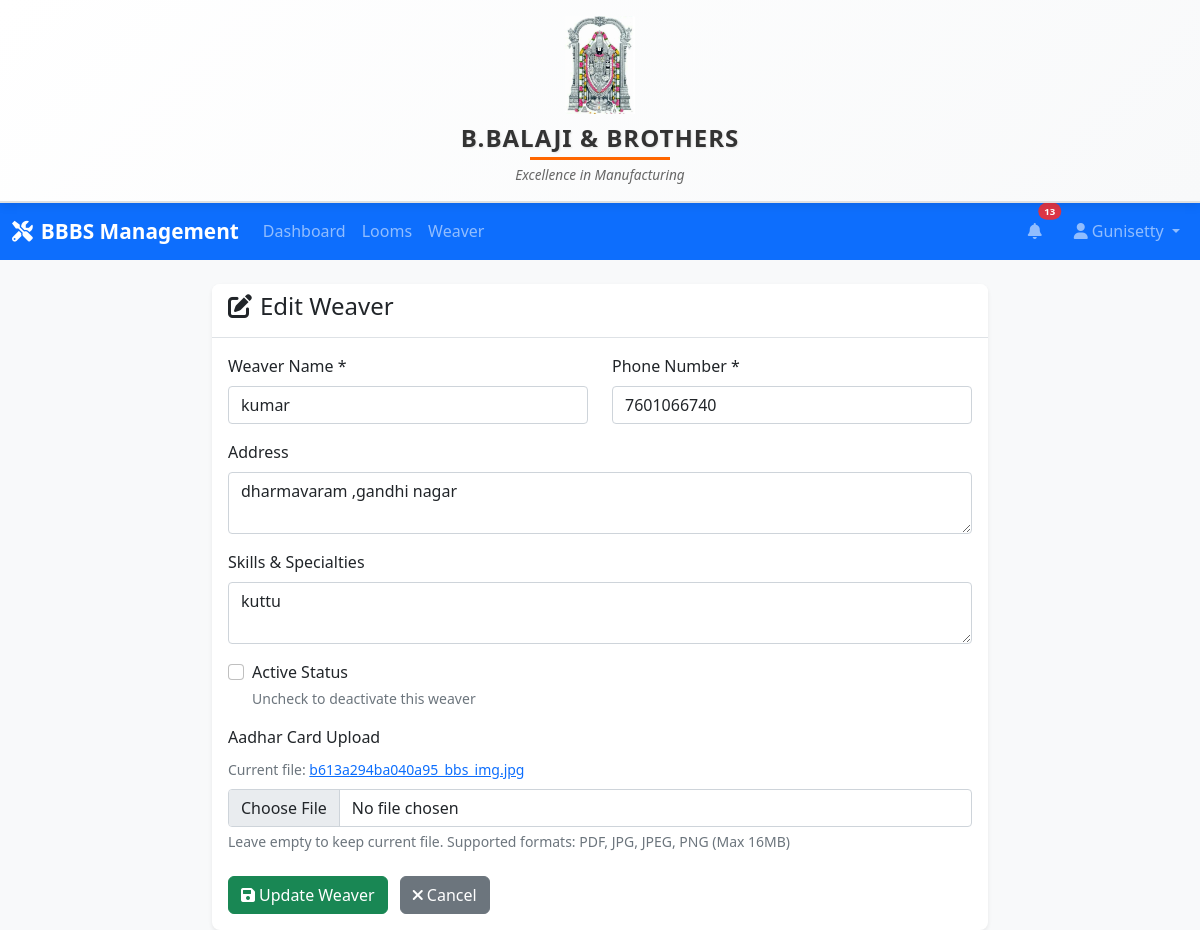
The page /weaver/edit_weaver/1 (signed in) on the database its author committed.
### models/user.py (models this page shows, shortened)
class User(UserMixin, db.Model):
    __tablename__ = 'users'
    id = db.Column(db.Integer, primary_key=True)
    firstname = db.Column(db.String(50), nullable=False)
    lastname = db.Column(db.String(50), nullable=False)
    username = db.Column(db.String(80), unique=True, nullable=False, index=True)
    email = db.Column(db.String(120), unique=True, nullable=False, index=True)
    password_hash = db.Column(db.String(255), nullable=False)
    created_at = db.Column(db.DateTime, default=datetime.utcnow)
    updated_at = db.Column(db.DateTime, default=datetime.utcnow, onupdate=datetime.utcnow)
    looms = db.relationship('Loom', backref='user', lazy=True, cascade='all, delete-orphan')
    weavers = db.relationship('Weaver', backref='user', lazy=True, cascade='all, delete-orphan')
    looms = db.relationship('Loom', backref='user', lazy=True)

### models/weaver.py (models this page shows, shortened)
class Weaver(db.Model):
    __tablename__ = 'weavers'
    id = db.Column(db.Integer, primary_key=True)
    weavername = db.Column(db.String(100), nullable=False)
    phonenumber = db.Column(db.String(15), nullable=False)
    aadharcard = db.Column(db.String(200), nullable=True)  # File path for uploaded Aadhaar card
    address = db.Column(db.Text, nullable=True)  # Optional address field
    skills = db.Column(db.Text, nullable=True)  # Optional skills/specialties
    is_active = db.Column(db.Boolean, default=True)  # Active status
    total_credit = db.Column(db.Float, default=0.0)
    user_id = db.Column(db.Integer, db.ForeignKey('users.id'), nullable=False, index=True)
    created_at = db.Column(db.DateTime, default=datetime.utcnow, index=True)
    updated_at = db.Column(db.DateTime, default=datetime.utcnow, onupdate=datetime.utcnow)

### controllers/weaver_controller.py (the view, shortened to what this page needs)
@weaver_bp.route('/edit_weaver/<int:id>', methods=['GET', 'POST'])
@login_required
def edit_weaver(id):
    weaver = Weaver.query.filter_by(id=id, user_id=current_user.id).first_or_404()
    return render_template('edit_weaver.html', weaver=weaver)

### templates/edit_weaver.html (shortened to what this page needs)
{% extends "base.html" %}
{% block content %}
<div class="row">
    <div class="col-md-8 mx-auto">
        <div class="card">
            <div class="card-header">
                <h4><i class="fas fa-edit me-2"></i>Edit Weaver</h4>
            </div>
            <div class="card-body">
                <form method="POST" enctype="multipart/form-data">
                    <div class="row">
                        <div class="col-md-6 mb-3">
                            <label for="weavername" class="form-label">Weaver Name *</label>
                            <input type="text" class="form-control" id="weavername" name="weavername" value="{{ weaver.weavername }}" required>
                        </div>
                        <div class="col-md-6 mb-3">
                            <label for="phonenumber" class="form-label">Phone Number *</label>
                            <input type="tel" class="form-control" id="phonenumber" name="phonenumber" value="{{ weaver.phonenumber }}" required>
                        </div>
                    </div>
                    <div class="mb-3">
                        <label for="address" class="form-label">Address</label>
                        <textarea class="form-control" id="address" name="address" rows="2">{{ weaver.address or '' }}</textarea>
                    </div>
                    <div class="mb-3">
                        <label for="skills" class="form-label">Skills & Specialties</label>
                        <textarea class="form-control" id="skills" name="skills" rows="2">{{ weaver.skills or '' }}</textarea>
                    </div>
                    <div class="mb-3">
                        <div class="form-check">
                            <input class="form-check-input" type="checkbox" id="is_active" name="is_active" {% if weaver.is_active %}checked{% endif %}>
                            <label class="form-check-label" for="is_active">
                                Active Status
                            </label>
                            <div class="form-text">Uncheck to deactivate this weaver</div>
                        </div>
                    </div>
                    <div class="mb-3">
                        <label for="aadharcard" class="form-label">Aadhar Card Upload</label>
                        {% if weaver.aadharcard %}
                        <div class="mb-2">
                            <small class="text-muted">Current file:
                                <a href="{{ url_for('static', filename='uploads/' + weaver.aadharcard) }}" target="_blank">{{ weaver.aadharcard }}</a>
                            </small>
                        </div>
                        {% endif %}
                        <input type="file" class="form-control" id="aadharcard" name="aadharcard" accept=".pdf,.jpg,.jpeg,.png">
                        <div class="form-text">Leave empty to keep current file. Supported formats: PDF, JPG, JPEG, PNG (Max 16MB)</div>
                    </div>
                    <div class="mt-4">
                        <button type="submit" class="btn btn-success me-2">
                            <i class="fas fa-save me-1"></i>Update Weaver
                        </button>
                        <a href="{{ url_for('weaver.view_weaver', id=weaver.id) }}" class="btn btn-secondary me-2">
                            <i class="fas fa-times me-1"></i>Cancel
                        </a>
                    </div>
                </form>
            </div>
        </div>
    </div>
</div>
{% endblock %}

### templates/base.html (shortened to what this page needs)
<!DOCTYPE html>
<html lang="en">
<head>
    <link href="https://cdn.jsdelivr.net/npm/bootstrap@5.1.3/dist/css/bootstrap.min.css" rel="stylesheet">
    <link href="https://cdnjs.cloudflare.com/ajax/libs/font-awesome/6.0.0/css/all.min.css" rel="stylesheet">
    <link href="{{ url_for('static', filename='css/style.css') }}" rel="stylesheet">
</head>
<body>
    <div class="company-header-fixed">
        <div class="container-fluid text-center py-3">
            <div class="company-logo-header">
                <img src="{{ url_for('static', filename='images/venkateswara.jpg') }}"
                     alt="Venkateswara Swami"
                     class="venkateswara-img">
            </div>
            <h1 class="company-name-header">B.BALAJI & BROTHERS</h1>
            <p class="company-tagline-header">Excellence in Manufacturing</p>
        </div>
    </div>
    {% if current_user.is_authenticated %}
    <nav class="navbar navbar-expand-lg navbar-dark bg-primary">
        <div class="container-fluid">
            <a class="navbar-brand" href="{{ url_for('auth.dashboard') }}">
                <i class="fas fa-tools me-2"></i>BBBS Management
            </a>
            <div class="collapse navbar-collapse" id="navbarNav">
                <ul class="navbar-nav me-auto">
                    <li class="nav-item"><a class="nav-link" href="{{ url_for('auth.dashboard') }}">Dashboard</a></li>
                    <li class="nav-item"><a class="nav-link" href="{{ url_for('loom.looms') }}">Looms</a></li>
                    <li class="nav-item"><a class="nav-link" href="{{ url_for('weaver.weaver') }}">Weaver</a></li>
                </ul>
                <ul class="navbar-nav align-items-center">
                    <li class="nav-item dropdown me-3">
                        <a class="nav-link position-relative" href="#" id="notificationDropdown" role="button" data-bs-toggle="dropdown">
                            <i class="fas fa-bell"></i>
                            <span id="notification-count"
                                  class="position-absolute top-0 start-100 translate-middle badge rounded-pill bg-danger"
                                  style="font-size: 0.6rem; display: none;">0</span>
                        </a>
                    </li>
                    <li class="nav-item dropdown">
                        <a class="nav-link dropdown-toggle" href="#" role="button" data-bs-toggle="dropdown">
                            <i class="fas fa-user me-1"></i>{{ current_user.firstname }}
                        </a>
                    </li>
                </ul>
            </div>
        </div>
    </nav>
    {% endif %}
    <main class="{% if current_user.is_authenticated %}container-fluid mt-4{% else %}main-content{% endif %}">
        {% block content %}{% endblock %}
    </main>
</body>
</html>

### static/css/style.css (style rules this page uses)
.company-header-fixed { background: linear-gradient(135deg, #ffffff 0%, #f8f9fa 100%); border-bottom: 2px solid #e0e0e0; box-shadow: 0 2px 10px rgba(0, 0, 0, 0.1); position: relative; z-index: 1000; }
.company-logo-header { margin-bottom: 10px; }
.venkateswara-img { max-width: 70px; height: auto; border-radius: 0; border: none; box-shadow: none; }
.company-name-header { font-size: 1.5rem; font-weight: bold; color: #333; margin: 0 0 5px; letter-spacing: 1px; text-shadow: 1px 1px 2px rgba(0, 0, 0, 0.1); display: inline-block; position: relative; }
.company-name-header::after { content: ""; display: block; width: 50%; margin: 4px auto 0 auto; border-bottom: 3px solid #ff6600; }
.company-tagline-header { color: #666; font-size: 0.85rem; margin: 0; font-style: italic; }
body { background-color: #f8f9fa; font-family: 'Segoe UI', Tahoma, Geneva, Verdana, sans-serif; }
.navbar-brand { font-weight: bold; font-size: 1.3rem; }
.card { border: none; box-shadow: 0 0.125rem 0.25rem rgba(0, 0, 0, 0.075); border-radius: 0.5rem; }
.card-header { background-color: #fff; border-bottom: 1px solid #dee2e6; font-weight: 600; border-radius: 0.5rem 0.5rem 0 0 !important; }
.btn { border-radius: 0.375rem; font-weight: 500; }
.btn-success { background-color: #198754; border-color: #198754; }
.fade-in { animation: fadeIn 0.5s; }

### rows shown on the page
User: firstname "Gunisetty"
Weaver: weavername "kumar", phonenumber "7601066740", address "dharmavaram ,gandhi nagar", skills "kuttu", aadharcard "b613a294ba040a95_bbs_img.jpg"
